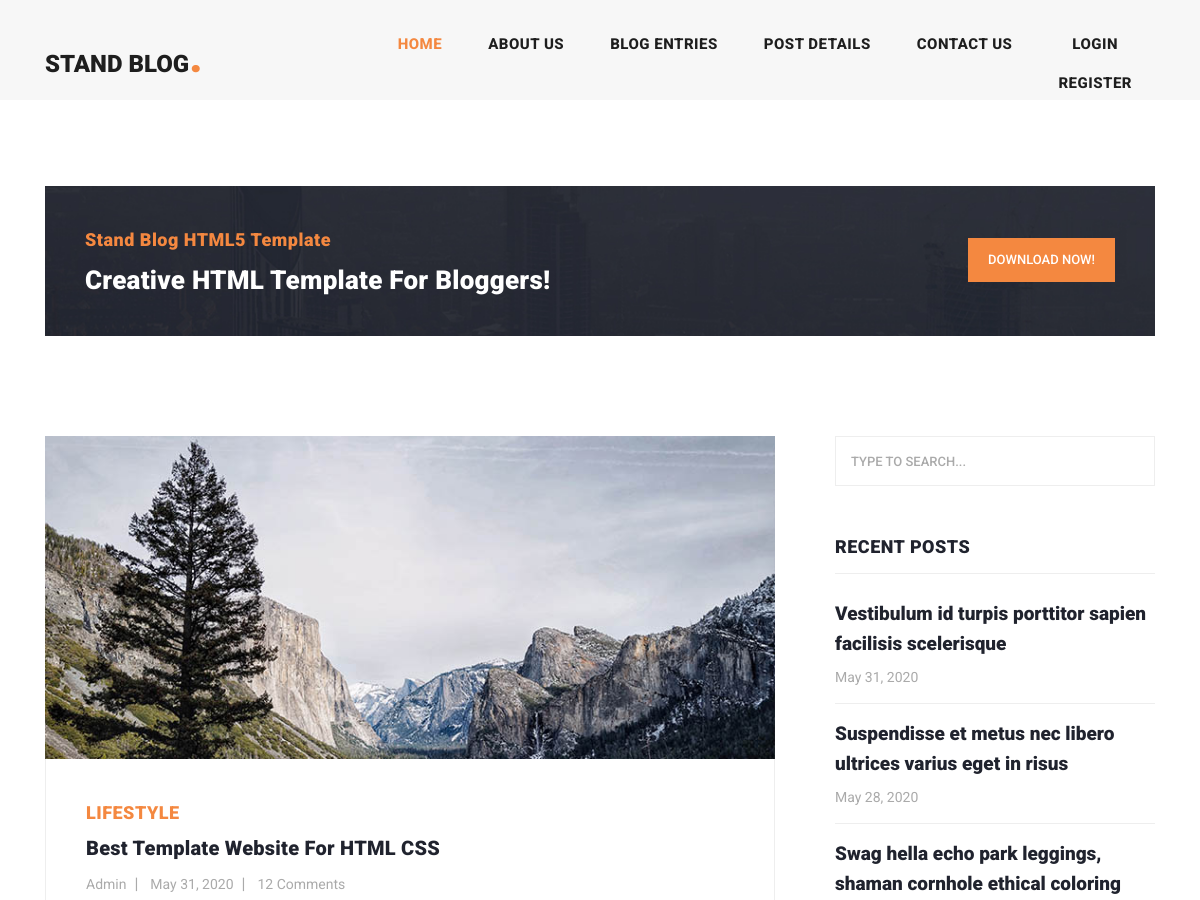
/ (upper part), run on an earlier commit of the app's database.
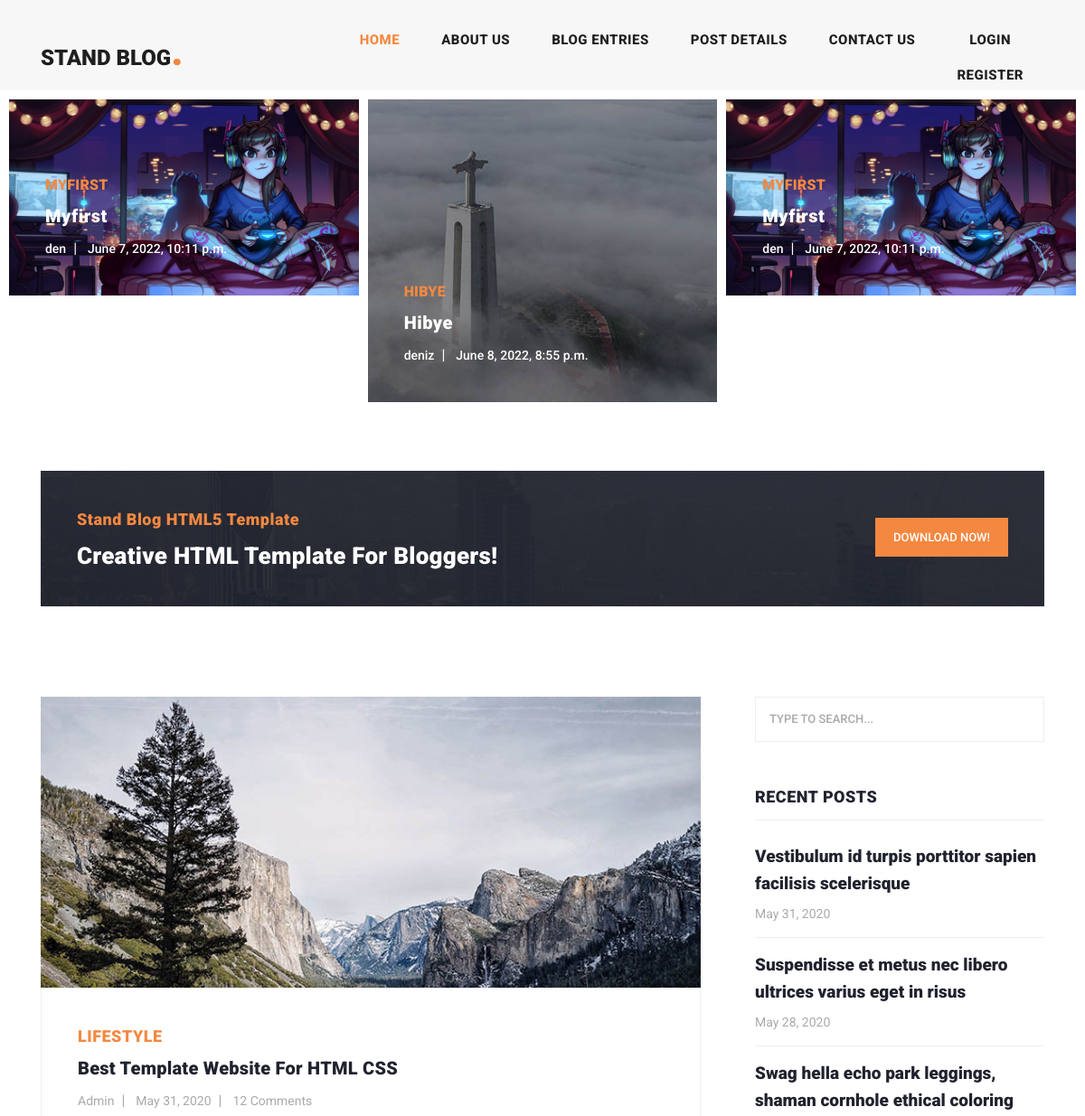
And on a later commit of the database.
### blog_app/models.py (models this page shows, shortened)
class Article(models.Model):
    author = models.ForeignKey(User, on_delete=models.CASCADE, unique_for_date="pub_date")
    category = models.ManyToManyField(Category)
    title = models.CharField(max_length=30)
    body = models.TextField()
    status = models.BooleanField(default=True)
    image = models.ImageField(upload_to='images/articles')
    created = models.DateTimeField(auto_now_add=True)
    upload = models.DateTimeField(auto_now=True)
    pub_date = models.DateField(default=now)
    objects = models.Manager()

### home_app/views.py (the view)
# urls.py: path('', views.home, name='home'),
def home(request):
    articles = Article.objects.all()
    return render(request, 'home_app/index.html', {'articles': articles})

### home_app/templates/home_app/index.html (shortened to what this page needs)
<!DOCTYPE html>
{% load static %}
<html lang="en">
  <head>
    <link href="{% static "home_app/vendor/bootstrap/css/bootstrap.min.css" %}" rel="stylesheet">
    <link rel="stylesheet" href="{% static "home_app/css/fontawesome.css" %}">
    <link rel="stylesheet" href="{% static "home_app/css/templatemo-stand-blog.css" %}">
    <link rel="stylesheet" href="{% static "home_app/css/owl.css" %}">
  </head>
  <body>
    <header class="">
      <nav class="navbar navbar-expand-lg">
        <div class="container">
          <a class="navbar-brand" href="index.html"><h2>Stand Blog<em>.</em></h2></a>
          <div class="collapse navbar-collapse" id="navbarResponsive">
            <ul class="navbar-nav ml-auto">
              <li class="nav-item active">
                <a class="nav-link" href="index.html">Home
                </a>
              </li>
              <li class="nav-item">
                <a class="nav-link" href="about.html">About Us</a>
              </li>
              <li class="nav-item">
                <a class="nav-link" href="blog.html">Blog Entries</a>
              </li>
              <li class="nav-item">
                <a class="nav-link" href="post-details.html">Post Details</a>
              </li>
              <li class="nav-item">
                <a class="nav-link" href="contact.html">Contact Us</a>
                <li class="nav-item">
                {% if request.user.is_authenticated %}
                    <a class="nav-link" href="contact.html">{{ request.user.username }}</a>
                    <div class="d-flex">
                        <a  href="{% url 'login_app:logout' %}"><span class="badge badge-danger mt-2">logout</span></a>
                    </div>
                    {% if user.profile.image %}
                        <img src="{{user.profile.image.url}}" height=20px width=20px alt="imageurl" style="border-radius: 100%" >
                    {% else %}
                        <span><img src="{% static "home_app/images/banner-item-01.jpg" %}" width="30px" height="30" style="border-radius: 100%" alt="imageurl"></span>
                    {% endif %}
                {% else %}
                    <a class="nav-link" href="{% url 'login_app:login' %}">Login</a>
                    <a class="nav-link" href="{% url 'login_app:register' %}">Register</a>
                {% endif %}
              </li>
            </ul>
          </div>
        </div>
      </nav>
    </header>
    <div class="main-banner header-text">
      <div class="container-fluid">
        <div class="owl-banner owl-carousel">
            {% for article in articles %}
            <div class="item">
                <img src="{{article.image.url}}" alt="{{article.title }}">
                <div class="item-content">
                <div class="main-content">
                    <div class="meta-category">
                    <span>{{ article.title}}</span>
                    </div>
                    <a href="post-details.html"><h4>{{article.title}}</h4></a>
                    <ul class="post-info">
                    <li><a href="#">{{article.author.username}}</a></li>
                    <li><a href="#">{{article.created }}</a></li>
                    </ul>
                </div>
                </div>
            </div>
            {% endfor %}
        </div>
      </div>
    </div>
    <section class="call-to-action">
      <div class="container">
        <div class="row">
          <div class="col-lg-12">
            <div class="main-content">
              <div class="row">
                <div class="col-lg-8">
                  <span>Stand Blog HTML5 Template</span>
                  <h4>Creative HTML Template For Bloggers!</h4>
                </div>
                <div class="col-lg-4">
                  <div class="main-button">
                    <a rel="nofollow" href="https://templatemo.com/tm-551-stand-blog" target="_parent">Download Now!</a>
                  </div>
                </div>
              </div>
            </div>
          </div>
        </div>
      </div>
    </section>
    <section class="blog-posts">
      <div class="container">
        <div class="row">
          <div class="col-lg-8">
            <div class="all-blog-posts">
              <div class="row">
                <div class="col-lg-12">
                  <div class="blog-post">
                    <div class="blog-thumb">
                      <img src="{% static "home_app/images/blog-post-01.jpg" %}" alt="">
                    </div>
                    <div class="down-content">
                      <span>Lifestyle</span>
                      <a href="post-details.html"><h4>Best Template Website for HTML CSS</h4></a>
                      <ul class="post-info">
                        <li><a href="#">Admin</a></li>
                        <li><a href="#">May 31, 2020</a></li>
                        <li><a href="#">12 Comments</a></li>
                      </ul>
                    </div>
                  </div>
                </div>
              </div>
            </div>
          </div>
          <div class="col-lg-4">
            <div class="sidebar">
              <div class="row">
                <div class="col-lg-12">
                  <div class="sidebar-item search">
                    <form id="search_form" name="gs" method="GET" action="#">
                      <input type="text" name="q" class="searchText" placeholder="type to search..." autocomplete="on">
                    </form>
                  </div>
                </div>
                <div class="col-lg-12">
                  <div class="sidebar-item recent-posts">
                    <div class="sidebar-heading">
                      <h2>Recent Posts</h2>
                    </div>
                    <div class="content">
                      <ul>
                        <li><a href="post-details.html">
                          <h5>Vestibulum id turpis porttitor sapien facilisis scelerisque</h5>
                          <span>May 31, 2020</span>
                        </a></li>
                        <li><a href="post-details.html">
                          <h5>Suspendisse et metus nec libero ultrices varius eget in risus</h5>
                          <span>May 28, 2020</span>
                        </a></li>
                        <li><a href="post-details.html">
                          <h5>Swag hella echo park leggings, shaman cornhole ethical coloring</h5>
                        </a></li>
                      </ul>
                    </div>
                  </div>
                </div>
              </div>
            </div>
          </div>
        </div>
      </div>
    </section>
  </body>
</html>

What changed in the data, as far as the page shows it:
added Article: image (picture), title "MYFIRST", title "Myfirst", author.username "den", created "June 7, 2022, 10:11 p.m."
added Article: image (picture), title "HIBYE", title "Hibye", author.username "deniz", created "June 8, 2022, 8:55 p.m."
